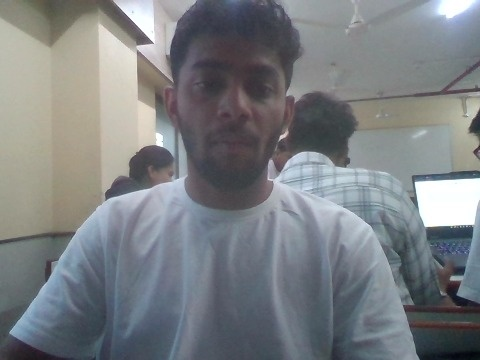
#> input picture model-training/training-data/6_abhishek.jpg, 480 x 360 px, given in place of the camera
$ python capture_and_train.py model-training/training-data/6_abhishek.jpg
#> lines starting #> are read from the running program, lines starting #| are printed output that depends on the picture
#> the answer given: 1
#> the answer given: model-training/training-data/10_abhi.jpg
"""
Attendify — Face Capture & Model Training  v2
===============================================
FIXED: Consistent 100x100 grayscale pipeline throughout
       capture → train → verify → CCTV.

Usage:
  python capture_and_train.py

Controls during capture:
  A         →  Toggle auto/manual
  SPACE     →  Capture (manual mode)
  Q / ESC   →  Done
"""

import cv2
import pickle
import numpy as np
import time
import sys
from pathlib import Path

# ── Paths ──────────────────────────────────────────────────────────────────────
ROOT          = Path(__file__).resolve().parent
MODEL_CACHE   = ROOT / "model-training" / "model-cache" / "_model_cache"
TRAINING_DATA = ROOT / "model-training" / "training-data"
MODEL_CACHE.mkdir(parents=True, exist_ok=True)

MODEL_PATH    = MODEL_CACHE / "lbph_model.yml"
LABELS_PATH   = MODEL_CACHE / "labels.pkl"

TARGET_IMAGES = 50
AUTO_DELAY    = 0.3   # seconds between auto-captures

# Colours (BGR)
GREEN  = (0, 200, 80)
ORANGE = (0, 165, 255)
RED    = (0, 0, 220)
WHITE  = (255, 255, 255)
BLACK  = (20, 20, 20)
TEAL   = (200, 200, 0)

# ── LBPH config — MUST match everywhere ────────────────────────────────────────
LBPH_RADIUS    = 1
LBPH_NEIGHBORS = 8
LBPH_GRID_X    = 8
LBPH_GRID_Y    = 8
FACE_SIZE      = (100, 100)
MAX_DIST       = 120  # LBPH max acceptable distance


# [23 lines left out: functions make_recognizer, preprocess, not called in this run]


def detect_faces(gray: np.ndarray, cascade, alt_cascade):
    """Detect faces with preprocessing for low-light."""
    # Enhance for detection
    enhanced = cv2.equalizeHist(gray)
    rects = cascade.detectMultiScale(enhanced, 1.1, 5, minSize=(60, 60))
    if len(rects) == 0:
        rects = alt_cascade.detectMultiScale(enhanced, 1.1, 4, minSize=(50, 50))
    return rects


# ══════════════════════════════════════════════════════════════════════════════
#  CAPTURE
# ══════════════════════════════════════════════════════════════════════════════

def folder_for(name: str) -> Path:
    safe = name.lower().strip().replace(" ", "_")
    safe = "".join(c for c in safe if c.isalnum() or c == "_")
    folder = TRAINING_DATA / safe
    folder.mkdir(parents=True, exist_ok=True)
    return folder


def next_num(folder: Path) -> int:
    nums = []
    for f in folder.glob("*.jpg"):
        try:
            nums.append(int(f.stem))
        except ValueError:
            pass
    return max(nums, default=0) + 1


def capture_faces(name: str, cam=0):
#> called with name = 'model-training/training-data/10_abhi.jpg', cam = 0
    folder = folder_for(name)
    existing = len(list(folder.glob("*.jpg")))
    print(f"\n[INFO] Folder: {folder}")
    print(f"[INFO] Existing: {existing} images")
    print(f"[INFO] Will capture {TARGET_IMAGES} new images.")
    print(f"  AUTO mode — just look at camera. Press Q when done.\n")

    cascade     = cv2.CascadeClassifier(cv2.data.haarcascades + "haarcascade_frontalface_default.xml")
    alt_cascade = cv2.CascadeClassifier(cv2.data.haarcascades + "haarcascade_frontalface_alt2.xml")

    cap = cv2.VideoCapture(cam)
    if not cap.isOpened():
        print("[ERROR] Cannot open camera")
        return False

    cap.set(cv2.CAP_PROP_FRAME_WIDTH, 640)
    cap.set(cv2.CAP_PROP_FRAME_HEIGHT, 480)

    img_num   = next_num(folder)
    captured  = 0
    auto_mode = True
    last_auto = time.time()
    flash_t   = 0.0

    while captured < TARGET_IMAGES:
        ret, frame = cap.read()
#> frame is the input picture: shape (360, 480, 3); mean B, G, R 130.6, 127.2, 123.4
        if not ret:
            continue

        h, w   = frame.shape[:2]
#> h = 360; w = 480
        gray   = cv2.cvtColor(frame, cv2.COLOR_BGR2GRAY)
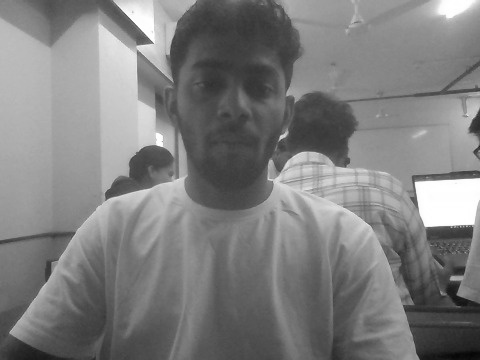
#> gray: shape (360, 480); min 5, max 255, mean 126.5
        rects  = detect_faces(gray, cascade, alt_cascade)
#> in detect_faces, `enhanced = cv2.equalizeHist(gray)`:
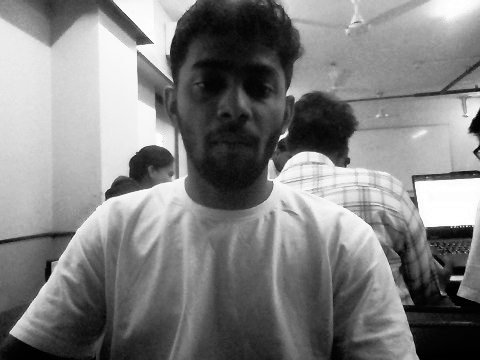
#> enhanced: shape (360, 480); min 0, max 255, mean 128.3
#> in detect_faces, `rects = cascade.detectMultiScale(enhanced, 1.1, 5, minSize=(60, 60))`: rects = [[175, 41, 66, 66]]
#> rects = [[175, 41, 66, 66]]
        found  = len(rects) > 0
#> found = True

        key = cv2.waitKey(1) & 0xFF
#> (key q is pressed here)
        if key in (ord('q'), 27):
            break
        elif key == ord('a'):
            auto_mode = not auto_mode
        do_cap = (key == ord(' ')) or (auto_mode and found and time.time() - last_auto >= AUTO_DELAY)

        if do_cap and found:
            x, y, rw, rh = max(rects, key=lambda r: r[2]*r[3])
            pad = int(min(rw, rh) * 0.2)
            x1, y1 = max(0, x-pad), max(0, y-pad)
            x2, y2 = min(w, x+rw+pad), min(h, y+rh+pad)
            roi_color = frame[y1:y2, x1:x2]  # color crop for saving

            if roi_color.shape[0] >= 40 and roi_color.shape[1] >= 40:
                # Save as COLOR image (looks normal) — grayscale conversion at train time
                face_color = cv2.resize(roi_color, FACE_SIZE)
                cv2.imwrite(str(folder / f"{img_num}.jpg"), face_color)
                captured += 1
                img_num  += 1
                last_auto = time.time()
                flash_t   = time.time()

        # ── UI ────────────────────────────────────────────────────────────────
        if time.time() - flash_t < 0.1:
            cv2.rectangle(frame, (0,0), (w,h), WHITE, -1)

        for (x, y, rw, rh) in rects:
            cv2.rectangle(frame, (x,y), (x+rw,y+rh), GREEN, 2)

        # Top bar
        cv2.rectangle(frame, (0,0), (w, 40), BLACK, -1)
        cv2.putText(frame, f"Capture: {name.upper()}  [{captured}/{TARGET_IMAGES}]",
                    (10, 28), cv2.FONT_HERSHEY_SIMPLEX, 0.7, TEAL, 2)

        # Progress
        bar_w = int(captured / TARGET_IMAGES * (w - 20))
        cv2.rectangle(frame, (10, 44), (w-10, 54), (50,50,50), -1)
        cv2.rectangle(frame, (10, 44), (10 + bar_w, 54), GREEN, -1)

        # Status
        if not found:
            cv2.putText(frame, "No face — move closer", (10, h-20),
                        cv2.FONT_HERSHEY_SIMPLEX, 0.6, RED, 2)
        else:
            mode_txt = "AUTO" if auto_mode else "MANUAL (SPACE)"
            cv2.putText(frame, mode_txt, (10, h-20),
                        cv2.FONT_HERSHEY_SIMPLEX, 0.6, GREEN, 2)

        cv2.imshow("Attendify Capture", frame)

    cap.release()
    cv2.destroyAllWindows()
    total = len(list(folder.glob("*.jpg")))
    print(f"\n✅ Captured {captured} images for '{name}' (total: {total})")
    return captured > 0


# ══════════════════════════════════════════════════════════════════════════════
#  TRAIN
# ══════════════════════════════════════════════════════════════════════════════

# [168 lines left out: functions train_model, verify_model, not called in this run]


# ══════════════════════════════════════════════════════════════════════════════
#  MAIN
# ══════════════════════════════════════════════════════════════════════════════

def main():
    cam = 0
    if "--camera" in sys.argv:
        try:
            cam = int(sys.argv[sys.argv.index("--camera") + 1])
        except:
            pass

    print("\n🎓  ATTENDIFY — CAPTURE & TRAIN  v2")
    print(f"    Data: {TRAINING_DATA}")
    print(f"    Model: {MODEL_CACHE}")

    while True:
        print("\n" + "─"*50)
        print("  1 → Capture new face")
        print("  2 → Train model")
        print("  3 → Capture + Train")
        print("  4 → Verify (live test)")
        print("  5 → Clear ALL data & start fresh")
        print("  Q → Quit")
        print("─"*50)
        ch = input("  Select: ").strip().lower()

        if ch == "1":
#> (the run stopped early here; a loop or call above may not have finished)
